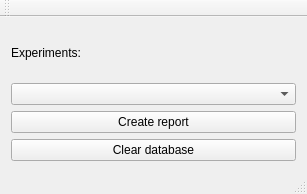
<?xml version="1.0" encoding="UTF-8"?>
<ui version="4.0">
 <class>MainWindow</class>
 <widget class="QMainWindow" name="MainWindow">
  <property name="geometry">
   <rect>
    <x>0</x>
    <y>0</y>
    <width>307</width>
    <height>194</height>
   </rect>
  </property>
  <property name="windowTitle">
   <string>Reports</string>
  </property>
  <widget class="QWidget" name="centralWidget">
   <layout class="QGridLayout" name="gridLayout">
    <item row="0" column="0">
     <widget class="QLabel" name="m_experimentsLabel">
      <property name="text">
       <string>Experiments:</string>
      </property>
     </widget>
    </item>
    <item row="3" column="0">
     <widget class="QPushButton" name="m_reportButton">
      <property name="text">
       <string>Create report</string>
      </property>
     </widget>
    </item>
    <item row="2" column="0">
     <widget class="QComboBox" name="m_experimentsComboBox"/>
    </item>
    <item row="4" column="0">
     <widget class="QPushButton" name="m_clearButton">
      <property name="text">
       <string>Clear database</string>
      </property>
     </widget>
    </item>
   </layout>
  </widget>
  <widget class="QMenuBar" name="menuBar">
   <property name="geometry">
    <rect>
     <x>0</x>
     <y>0</y>
     <width>307</width>
     <height>25</height>
    </rect>
   </property>
  </widget>
  <widget class="QToolBar" name="mainToolBar">
   <attribute name="toolBarArea">
    <enum>TopToolBarArea</enum>
   </attribute>
   <attribute name="toolBarBreak">
    <bool>false</bool>
   </attribute>
  </widget>
  <widget class="QStatusBar" name="statusBar"/>
 </widget>
 <layoutdefault spacing="6" margin="11"/>
 <resources/>
 <connections/>
</ui>
